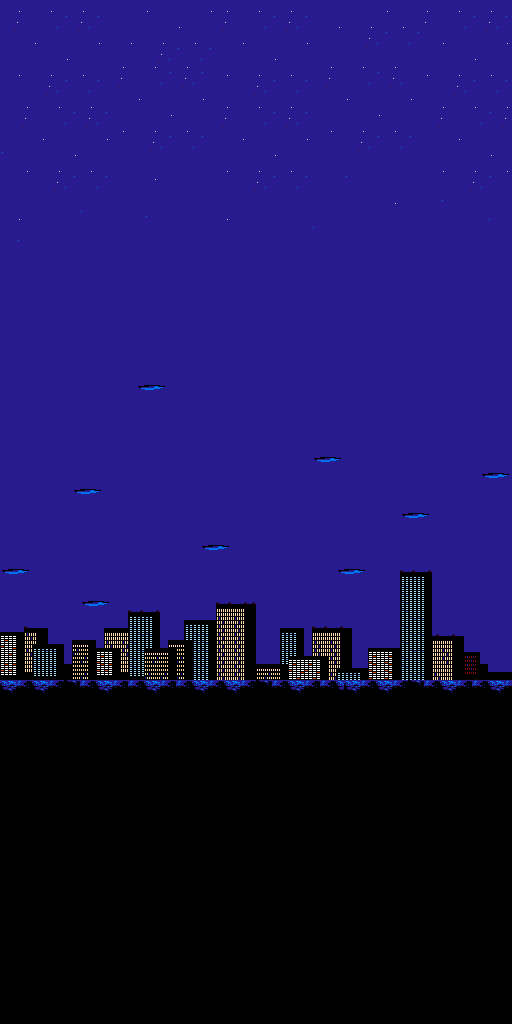

The image is a tile-based game level rendered from a .tmx file. Its description and source (layers, tilesets, objects; grid data summarised) follow:
An orthogonal 64x128 tile map with 8x8 px tiles, 1 tile layer (map).

<map version="1.0" tiledversion="2018.06.01" orientation="orthogonal" renderorder="left-up" width="64" height="128" tilewidth="8" tileheight="8" infinite="0" nextlayerid="2" nextobjectid="1">
 <tileset firstgid="1" name="dwd-01" tilewidth="8" tileheight="8" tilecount="544" columns="16">
  <image source="dwd-01.bmp" trans="ff00ff" width="128" height="272" />
 </tileset>
 <layer id="1" name="map" width="64" height="128">
  <data>[8192 cells, 8192 non-empty, 38 distinct tile ids]</data>
 </layer>
</map>